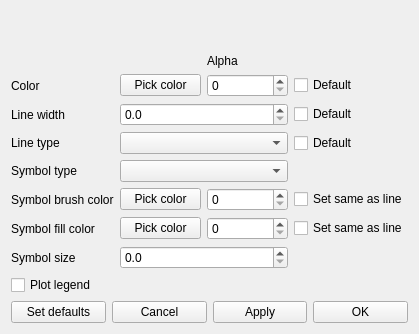
<?xml version="1.0" encoding="UTF-8"?>
<ui version="4.0">
 <class>Form</class>
 <widget class="QWidget" name="Form">
  <property name="geometry">
   <rect>
    <x>0</x>
    <y>0</y>
    <width>419</width>
    <height>334</height>
   </rect>
  </property>
  <property name="windowTitle">
   <string>Form</string>
  </property>
  <layout class="QGridLayout" name="gridLayout_2">
   <item row="0" column="0">
    <layout class="QVBoxLayout" name="verticalLayout">
     <item>
      <spacer name="verticalSpacer">
       <property name="orientation">
        <enum>Qt::Vertical</enum>
       </property>
       <property name="sizeHint" stdset="0">
        <size>
         <width>20</width>
         <height>40</height>
        </size>
       </property>
      </spacer>
     </item>
     <item>
      <layout class="QGridLayout" name="gridLayout">
       <item row="6" column="2" colspan="2">
        <widget class="QComboBox" name="combSymbol"/>
       </item>
       <item row="8" column="0">
        <widget class="QLabel" name="label_7">
         <property name="text">
          <string>Symbol fill color</string>
         </property>
        </widget>
       </item>
       <item row="7" column="0">
        <widget class="QLabel" name="label_6">
         <property name="text">
          <string>Symbol brush color</string>
         </property>
        </widget>
       </item>
       <item row="7" column="2">
        <widget class="QPushButton" name="btnSymBrushColor">
         <property name="autoFillBackground">
          <bool>false</bool>
         </property>
         <property name="text">
          <string>Pick color</string>
         </property>
        </widget>
       </item>
       <item row="8" column="2">
        <widget class="QPushButton" name="btnSymFillColor">
         <property name="autoFillBackground">
          <bool>false</bool>
         </property>
         <property name="text">
          <string>Pick color</string>
         </property>
        </widget>
       </item>
       <item row="7" column="3">
        <widget class="QSpinBox" name="sbSymBrushAlpha">
         <property name="maximum">
          <number>255</number>
         </property>
        </widget>
       </item>
       <item row="7" column="4">
        <widget class="QCheckBox" name="cbSymBrushDefault">
         <property name="text">
          <string>Set same as line</string>
         </property>
        </widget>
       </item>
       <item row="8" column="4">
        <widget class="QCheckBox" name="cbSymFillDefault">
         <property name="text">
          <string>Set same as line</string>
         </property>
        </widget>
       </item>
       <item row="8" column="3">
        <widget class="QSpinBox" name="sbSymFillAlpha">
         <property name="maximum">
          <number>255</number>
         </property>
        </widget>
       </item>
       <item row="6" column="0">
        <widget class="QLabel" name="label_5">
         <property name="text">
          <string>Symbol type</string>
         </property>
        </widget>
       </item>
       <item row="3" column="0">
        <widget class="QLabel" name="label">
         <property name="text">
          <string>Color</string>
         </property>
        </widget>
       </item>
       <item row="3" column="2">
        <widget class="QPushButton" name="btnColor">
         <property name="autoFillBackground">
          <bool>false</bool>
         </property>
         <property name="text">
          <string>Pick color</string>
         </property>
        </widget>
       </item>
       <item row="3" column="3">
        <widget class="QSpinBox" name="sbAlpha">
         <property name="maximum">
          <number>255</number>
         </property>
        </widget>
       </item>
       <item row="3" column="4">
        <widget class="QCheckBox" name="cbColor">
         <property name="text">
          <string>Default</string>
         </property>
        </widget>
       </item>
       <item row="10" column="0">
        <widget class="QCheckBox" name="cbPlotLegend">
         <property name="text">
          <string>Plot legend</string>
         </property>
        </widget>
       </item>
       <item row="4" column="4">
        <widget class="QCheckBox" name="cbLineWidth">
         <property name="text">
          <string>Default</string>
         </property>
        </widget>
       </item>
       <item row="4" column="2" colspan="2">
        <widget class="QDoubleSpinBox" name="dsbLineWidth">
         <property name="decimals">
          <number>1</number>
         </property>
         <property name="singleStep">
          <double>0.100000000000000</double>
         </property>
        </widget>
       </item>
       <item row="5" column="4">
        <widget class="QCheckBox" name="cbLineType">
         <property name="text">
          <string>Default</string>
         </property>
        </widget>
       </item>
       <item row="5" column="0">
        <widget class="QLabel" name="label_3">
         <property name="text">
          <string>Line type</string>
         </property>
        </widget>
       </item>
       <item row="4" column="0">
        <widget class="QLabel" name="label_4">
         <property name="text">
          <string>Line width</string>
         </property>
        </widget>
       </item>
       <item row="2" column="3">
        <widget class="QLabel" name="label_2">
         <property name="text">
          <string>Alpha</string>
         </property>
        </widget>
       </item>
       <item row="5" column="2" colspan="2">
        <widget class="QComboBox" name="combLineType"/>
       </item>
       <item row="9" column="0">
        <widget class="QLabel" name="label_8">
         <property name="text">
          <string>Symbol size</string>
         </property>
        </widget>
       </item>
       <item row="9" column="2" colspan="2">
        <widget class="QDoubleSpinBox" name="dsbSymSize">
         <property name="decimals">
          <number>1</number>
         </property>
         <property name="singleStep">
          <double>0.100000000000000</double>
         </property>
        </widget>
       </item>
      </layout>
     </item>
     <item>
      <layout class="QHBoxLayout" name="horizontalLayout">
       <item>
        <widget class="QPushButton" name="btnSetDefauls">
         <property name="autoFillBackground">
          <bool>false</bool>
         </property>
         <property name="text">
          <string>Set defaults</string>
         </property>
        </widget>
       </item>
       <item>
        <widget class="QPushButton" name="btnCancel">
         <property name="autoFillBackground">
          <bool>false</bool>
         </property>
         <property name="text">
          <string>Cancel</string>
         </property>
        </widget>
       </item>
       <item>
        <widget class="QPushButton" name="btnApply">
         <property name="autoFillBackground">
          <bool>false</bool>
         </property>
         <property name="text">
          <string>Apply</string>
         </property>
        </widget>
       </item>
       <item>
        <widget class="QPushButton" name="btnOK">
         <property name="autoFillBackground">
          <bool>false</bool>
         </property>
         <property name="text">
          <string>OK</string>
         </property>
        </widget>
       </item>
      </layout>
     </item>
    </layout>
   </item>
  </layout>
 </widget>
 <resources/>
 <connections/>
</ui>
